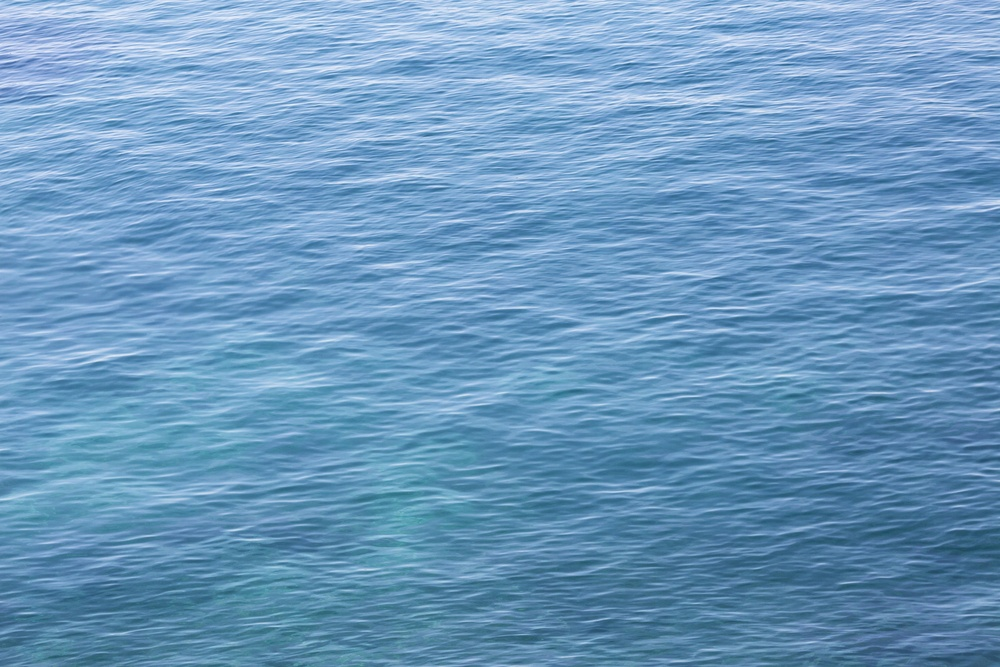
#> input picture 01-OpenGL/01-Windows/02-FFP/FFPSpecialEffect/03_Water/Folder/water.jpg, 1000 x 667 px, shrunk from 5760 x 3840 before the run, given in place of water.bmp, which was not available
$ python mirror_image.py
#> lines starting #> are read from the running program, lines starting #| are printed output that depends on the picture; pictures that were not available may be replaced by others from this repository, and a replacement may not be noted
from PIL import Image

# Load your original texture
original = Image.open("water.bmp")  # Replace with your file name
#> original is the input picture: PIL image 1000x667 RGB; mean R, G, B 107.8, 152.8, 190.2

# Create a horizontally flipped copy
flipped = original.transpose(Image.FLIP_LEFT_RIGHT)
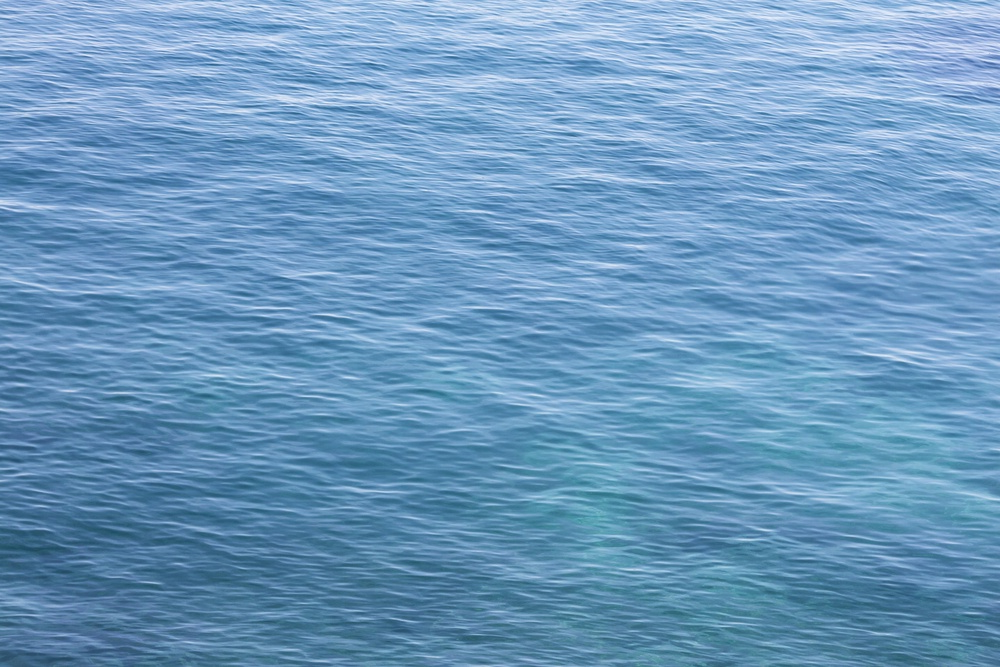
#> flipped: PIL image 1000x667 RGB; mean R, G, B 107.8, 152.8, 190.2

# Create a new image with double width
width, height = original.size
#> width = 1000; height = 667
combined = Image.new("RGBA", (width * 2, height))
#> combined: PIL image 2000x667 RGBA; every value is 0

# Paste the original and flipped side by side
combined.paste(original, (0, 0))
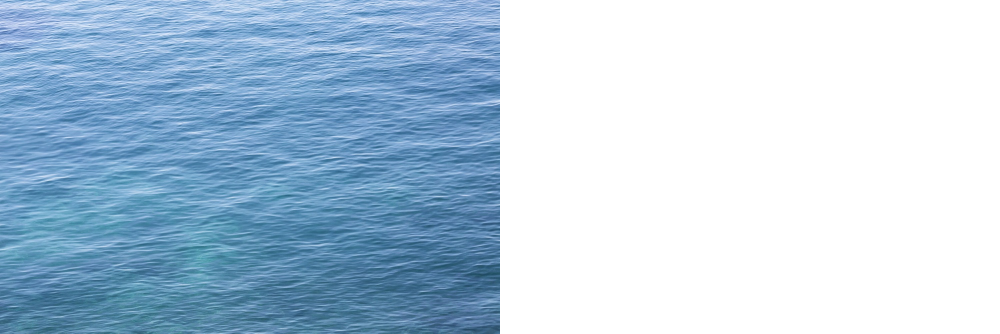
#> combined: PIL image 2000x667 RGBA (shown at 1/2 size); mean R, G, B, A 53.9, 76.4, 95.1, 127.5; transparent parts drawn white
combined.paste(flipped, (width, 0))
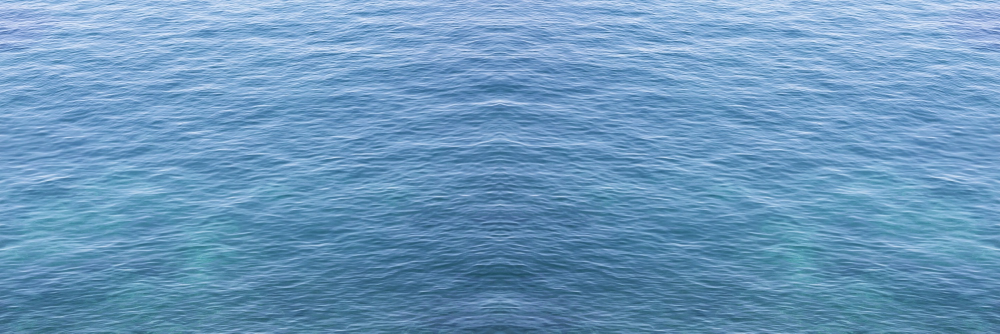
#> combined: PIL image 2000x667 RGBA (shown at 1/2 size); mean R, G, B, A 107.8, 152.8, 190.2, 255

# Save the result
combined.save("water2.bmp")
print("Saved as water2.bmp")

$ run again, with 01-OpenGL/01-Windows/02-FFP/FFPSpecialEffect/03_Water/kings.jpg copied over 01-OpenGL/01-Windows/02-FFP/FFPSpecialEffect/03_Water/Folder/water.jpg
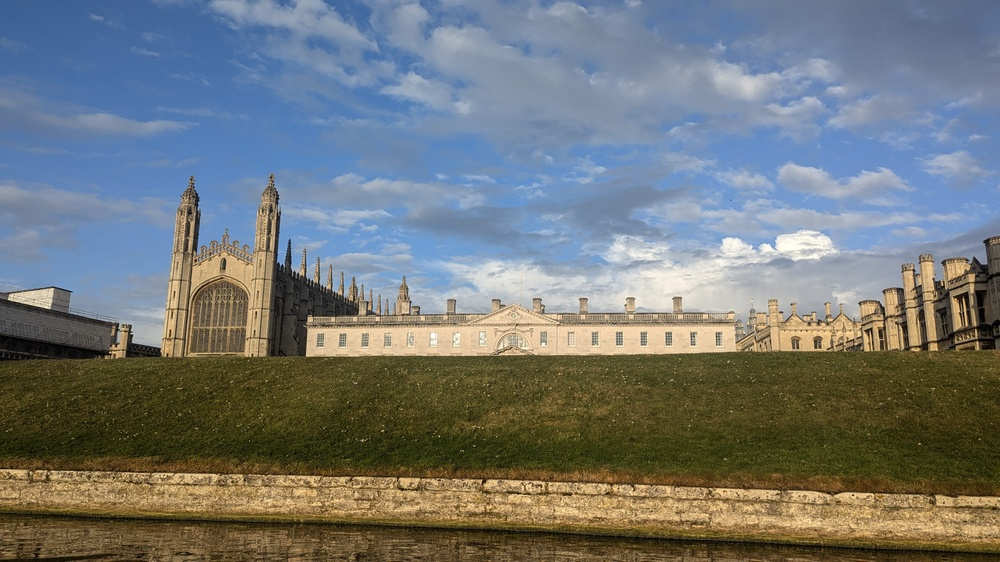
#> input picture 01-OpenGL/01-Windows/02-FFP/FFPSpecialEffect/03_Water/kings.jpg, 1000 x 562 px, shrunk from 4032 x 2268 before the run, given in place of water.bmp, which was not available
#> original is the input picture: PIL image 1000x562 RGB; mean R, G, B 113.9, 119.1, 119.5
#> `flipped = original.transpose(Image.FLIP_LEFT_RIGHT)`:
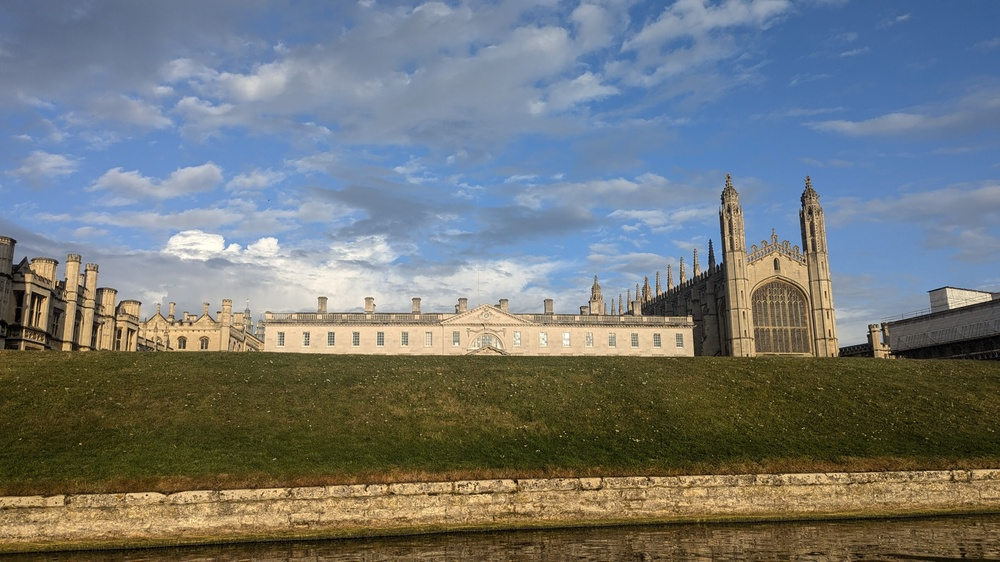
#> flipped: PIL image 1000x562 RGB; mean R, G, B 113.9, 119.1, 119.5
#> `combined.paste(flipped, (width, 0))`:
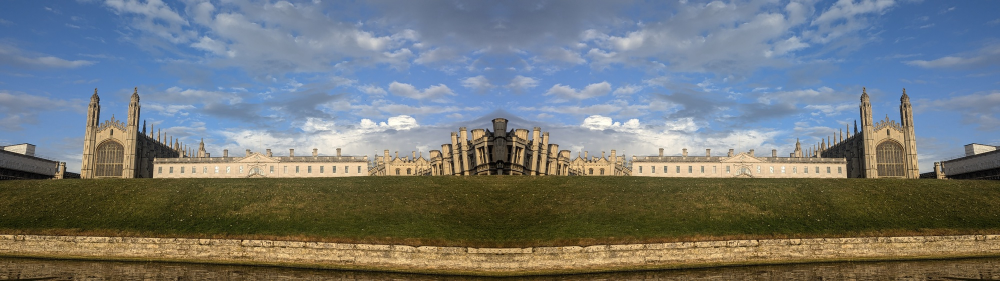
#> combined: PIL image 2000x562 RGBA (shown at 1/2 size); mean R, G, B, A 113.9, 119.1, 119.5, 255

$ run again, with 01-OpenGL/01-Windows/02-FFP/FFPSpecialEffect/03_Water/water3.jpg copied over 01-OpenGL/01-Windows/02-FFP/FFPSpecialEffect/03_Water/Folder/water.jpg
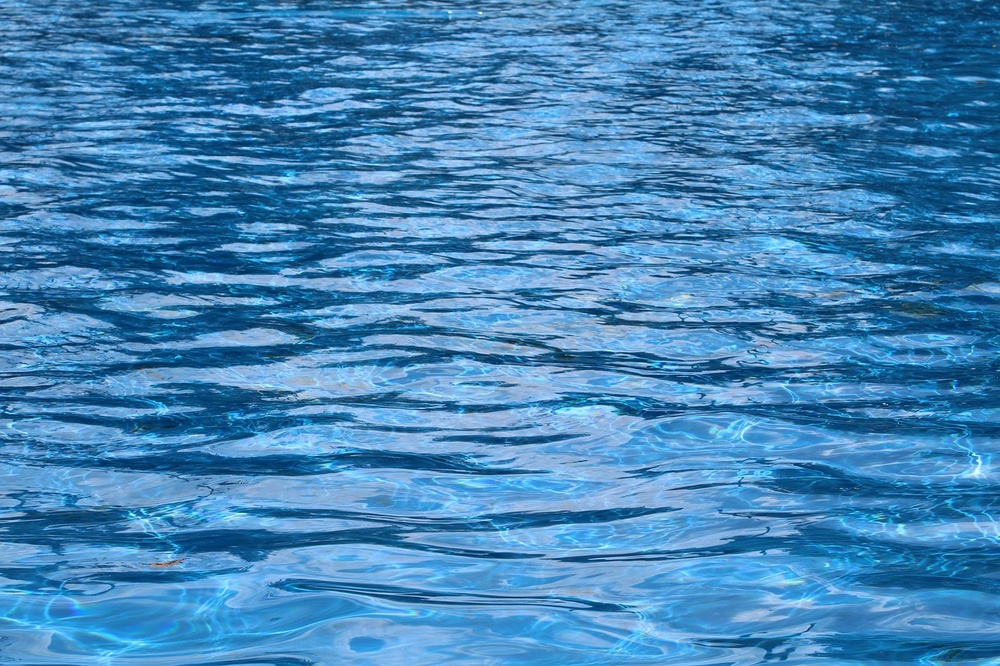
#> input picture 01-OpenGL/01-Windows/02-FFP/FFPSpecialEffect/03_Water/water3.jpg, 1000 x 666 px, shrunk from 1280 x 853 before the run, given in place of water.bmp, which was not available
#> original is the input picture: PIL image 1000x666 RGB; mean R, G, B 68.8, 134.1, 184.5
#> `flipped = original.transpose(Image.FLIP_LEFT_RIGHT)`:
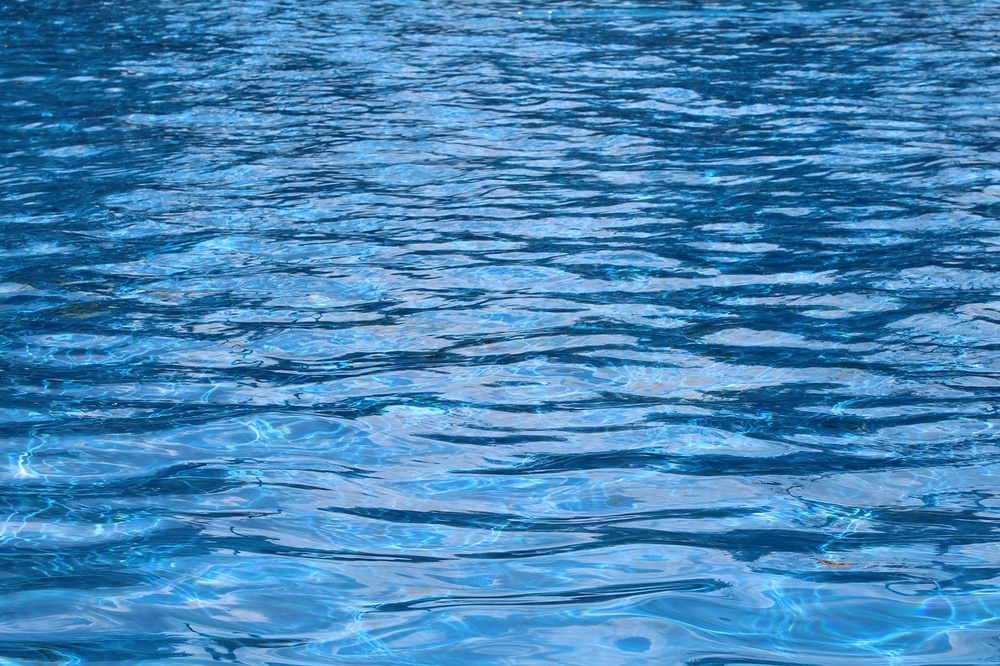
#> flipped: PIL image 1000x666 RGB; mean R, G, B 68.8, 134.1, 184.5
#> `combined.paste(flipped, (width, 0))`:
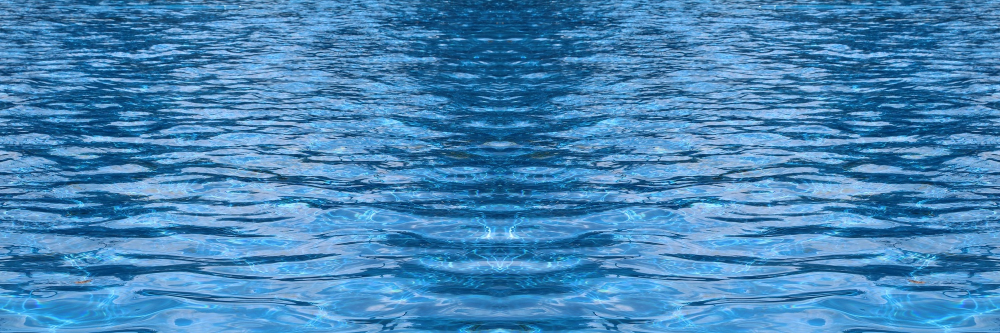
#> combined: PIL image 2000x666 RGBA (shown at 1/2 size); mean R, G, B, A 68.8, 134.1, 184.5, 255
